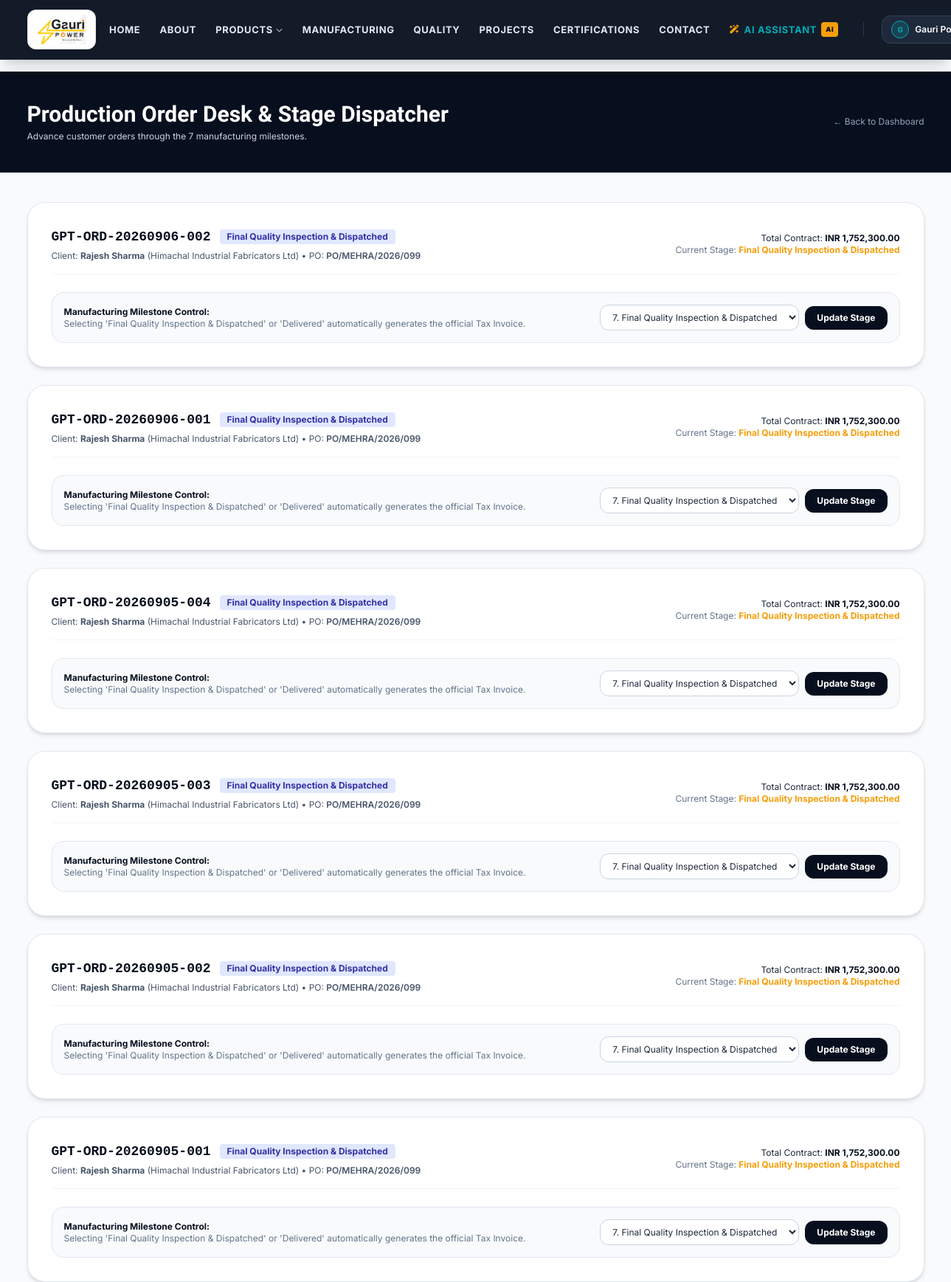
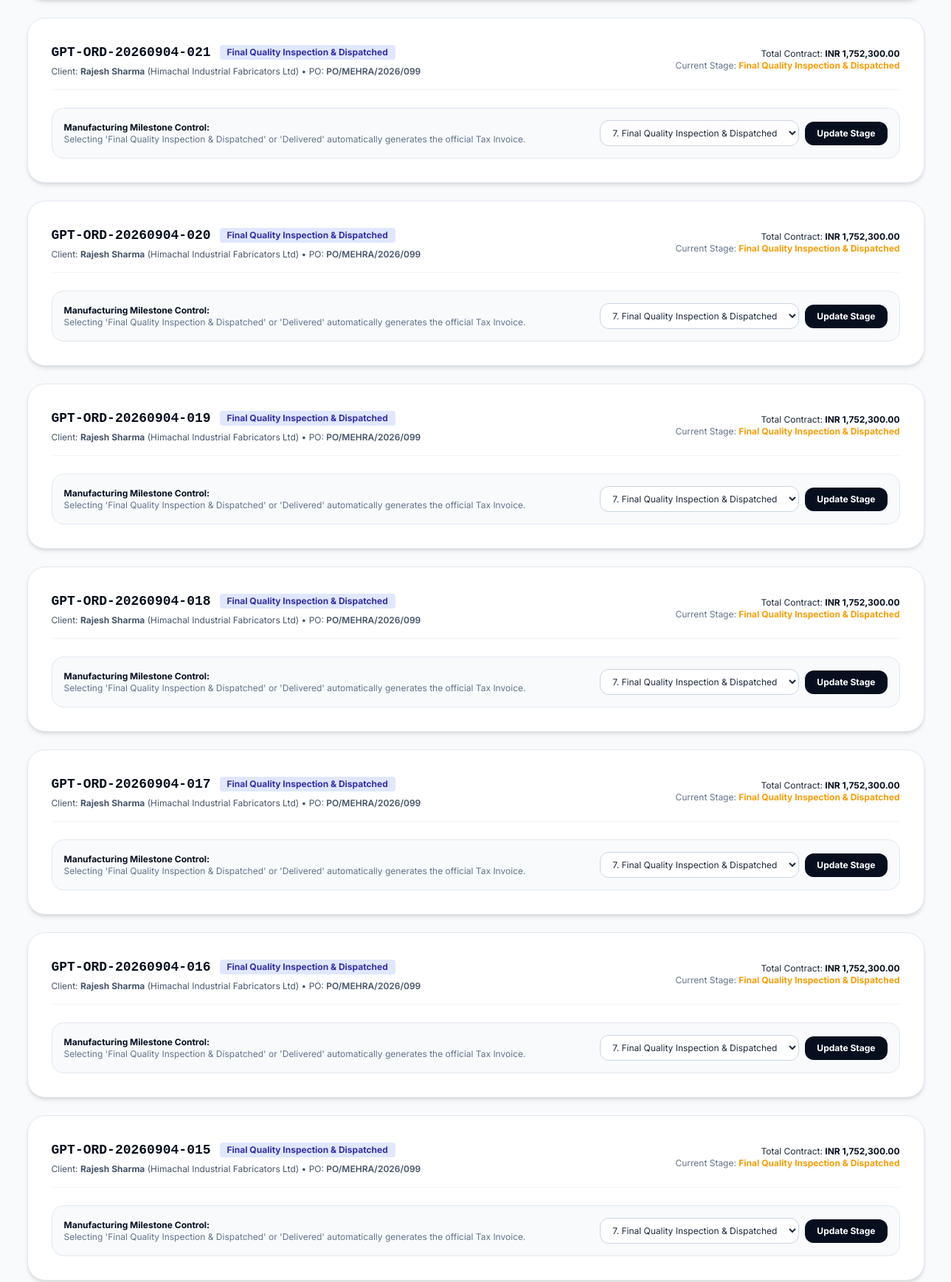
Screenshot of /internal/orders (signed in, upper part) with the database file from the repository (2 pictures, top to bottom).
### models.py (models this page shows, shortened)
class User(UserMixin, db.Model):
    __tablename__ = 'users'
    id = db.Column(db.Integer, primary_key=True)
    name = db.Column(db.String(150), nullable=False)
    email = db.Column(db.String(150), unique=True, nullable=False, index=True)
    phone = db.Column(db.String(30), nullable=False)
    password_hash = db.Column(db.String(255), nullable=False)
    role = db.Column(db.String(30), nullable=False, default='end_customer') # 'dealer', 'end_customer', 'sales_staff', 'admin'
    is_active = db.Column(db.Boolean, default=True)
    created_at = db.Column(db.DateTime, default=lambda: datetime.now(timezone.utc))
    updated_at = db.Column(db.DateTime, default=lambda: datetime.now(timezone.utc), onupdate=lambda: datetime.now(timezone.utc))
    dealer_profile = db.relationship('DealerProfile', backref='user', uselist=False, cascade='all, delete-orphan')
    customer_profile = db.relationship('CustomerProfile', backref='user', uselist=False, cascade='all, delete-orphan')
    quotation_requests = db.relationship('QuotationRequest', backref='user', lazy='dynamic', cascade='all, delete-orphan')
    quotations = db.relationship('Quotation', backref='user', lazy='dynamic')
    orders = db.relationship('Order', backref='user', lazy='dynamic')
    invoices = db.relationship('Invoice', backref='user', lazy='dynamic')
    notifications = db.relationship('Notification', backref='user', lazy='dynamic', cascade='all, delete-orphan')
    @property
    def is_dealer(self):
        return self.role == 'dealer'
    @property
    def is_customer(self):
        return self.role == 'end_customer'
    @property
    def is_staff(self):
        return self.role in ('sales_staff', 'admin')
    @property
    def company_name(self):
        if self.is_dealer and self.dealer_profile:
            return self.dealer_profile.company_name
        elif self.is_customer and self.customer_profile:
            return self.customer_profile.company_name
        return ''

class Order(db.Model):
    __tablename__ = 'orders'
    id = db.Column(db.Integer, primary_key=True)
    order_number = db.Column(db.String(50), unique=True, nullable=False, index=True)
    quotation_id = db.Column(db.Integer, db.ForeignKey('quotations.id'), nullable=False)
    user_id = db.Column(db.Integer, db.ForeignKey('users.id'), nullable=False)
    status = db.Column(db.String(50), default='Order Confirmed', nullable=False)
    transformer_model = db.Column(db.String(200), nullable=False)
    capacity = db.Column(db.String(100), nullable=False)
    total_amount = db.Column(db.Float, nullable=False)
    dispatch_location = db.Column(db.String(255), default='Ropar Manufacturing Works')
    carrier_details = db.Column(db.String(200), nullable=True)
    tracking_reference = db.Column(db.String(100), nullable=True)
    estimated_delivery = db.Column(db.String(100), nullable=True)
    created_at = db.Column(db.DateTime, default=lambda: datetime.now(timezone.utc))
    updated_at = db.Column(db.DateTime, default=lambda: datetime.now(timezone.utc), onupdate=lambda: datetime.now(timezone.utc))
    invoices = db.relationship('Invoice', backref='order', lazy='dynamic')
    @property
    def equipment_model(self):
        return self.transformer_model
    @property
    def production_stage(self):
        return self.status
    @property
    def po_number(self):
        return self.tracking_reference or 'PO-CONFIRMED'

class CustomerProfile(db.Model):
    __tablename__ = 'customer_profiles'
    id = db.Column(db.Integer, primary_key=True)
    user_id = db.Column(db.Integer, db.ForeignKey('users.id'), unique=True, nullable=False)
    company_name = db.Column(db.String(200), nullable=True)
    industry_type = db.Column(db.String(100), nullable=True)
    gst_number = db.Column(db.String(50), nullable=True)
    address_line = db.Column(db.String(255), nullable=False)
    city = db.Column(db.String(100), nullable=False)
    state = db.Column(db.String(100), nullable=False)
    postal_code = db.Column(db.String(30), nullable=False)
    country = db.Column(db.String(100), default='India')

### routes_internal.py (the view)
@internal_bp.route('/orders')
@staff_required
def order_list():
    orders = Order.query.order_by(Order.created_at.desc()).all()
    return render_template('internal/order_list.html', orders=orders)

### templates/internal/order_list.html (shortened to what this page needs)
{% extends 'base.html' %}
{% block content %}
<div class="bg-industrial-900 text-white py-10 border-b border-slate-800">
    <div class="max-w-7xl mx-auto px-4 sm:px-6 lg:px-8 flex justify-between items-center">
        <div>
            <h1 class="font-heading text-3xl font-extrabold text-white">Production Order Desk & Stage Dispatcher</h1>
            <p class="text-slate-300 text-xs mt-1">Advance customer orders through the 7 manufacturing milestones.</p>
        </div>
        <a href="{{ url_for('internal.dashboard') }}" class="text-xs text-slate-400 hover:text-white">&larr; Back to Dashboard</a>
    </div>
</div>
<div class="py-10 bg-slate-50 min-h-[80vh]">
    <div class="max-w-7xl mx-auto px-4 sm:px-6 lg:px-8 space-y-6">
        {% if orders %}
            {% for o in orders %}
            <div class="bg-white rounded-3xl p-6 sm:p-8 border border-slate-200 shadow-md space-y-6">
                <div class="flex flex-col sm:flex-row justify-between sm:items-center border-b border-slate-100 pb-4 gap-2">
                    <div>
                        <div class="flex items-center space-x-3">
                            <span class="font-mono text-lg font-bold text-industrial-900">{{ o.order_number }}</span>
                            <span class="px-2.5 py-0.5 rounded text-xs font-bold bg-indigo-100 text-indigo-800">
                                {{ o.status }}
                            </span>
                        </div>
                        <p class="text-xs text-slate-600 mt-1">
                            Client: <b>{{ o.user.name }}</b> ({{ o.user.company_name or 'Direct' }}) • PO: <span class="font-semibold">{{ o.po_number or 'Confirmed' }}</span>
                        </p>
                    </div>
                    <div class="text-left sm:text-right text-xs">
                        <p>Total Contract: <b class="text-industrial-900 font-bold">INR {{ "{:,.2f}".format(o.total_amount) }}</b></p>
                        <p class="text-slate-500">Current Stage: <b class="text-power-amber">{{ o.production_stage }}</b></p>
                    </div>
                </div>
                <div class="bg-industrial-50 p-4 rounded-2xl border border-slate-200 flex flex-col sm:flex-row sm:items-center justify-between gap-4">
                    <div class="text-xs">
                        <span class="font-bold text-industrial-900 block">Manufacturing Milestone Control:</span>
                        <span class="text-slate-500">Selecting 'Final Quality Inspection & Dispatched' or 'Delivered' automatically generates the official Tax Invoice.</span>
                    </div>
                    <form method="POST" action="{{ url_for('internal.update_order_stage', order_number=o.order_number) }}" class="flex items-center space-x-2">
                        <select name="production_stage" class="px-3 py-2 rounded-xl border border-slate-300 text-xs bg-white focus:outline-none focus:border-power-amber">
                            <option value="Final Quality Inspection & Dispatched" {% if o.production_stage == 'Final Quality Inspection & Dispatched' %}selected{% endif %}>7. Final Quality Inspection & Dispatched</option>
                        </select>
                        <button type="submit" class="px-4 py-2 bg-industrial-900 text-white rounded-xl text-xs font-bold hover:bg-industrial-800">
                            Update Stage
                        </button>
                    </form>
                </div>
            </div>
            {% endfor %}
        {% endif %}
    </div>
</div>
{% endblock %}

### templates/base.html (shortened to what this page needs)
<!DOCTYPE html>
<html lang="en" class="scroll-smooth">
<head>
    <script src="https://cdn.tailwindcss.com"></script>
    <link rel="stylesheet" href="https://cdnjs.cloudflare.com/ajax/libs/font-awesome/6.5.1/css/all.min.css">
</head>
<body class="bg-industrial-50 text-slate-800 font-sans min-h-screen flex flex-col antialiased selection:bg-electric-cyan selection:text-white">
    <header class="sticky top-0 z-50 bg-industrial-900/95 backdrop-blur-md border-b border-slate-800 shadow-xl">
        <div class="max-w-7xl mx-auto px-4 sm:px-6 lg:px-8">
            <div class="flex items-center justify-between h-20 gap-2">
                <a href="{{ url_for('public.home') }}" class="flex items-center space-x-3 group flex-shrink-0">
                    <div class="bg-white px-3 py-1.5 rounded-xl shadow-md border border-slate-200/80 flex items-center justify-center transition-all duration-300 group-hover:shadow-lg group-hover:scale-[1.02]">
                        <img src="{{ url_for('static', filename='images/logo.png') }}" alt="Gauri Power" class="h-10 w-auto object-contain">
                    </div>
                </a>
                <div class="hidden lg:flex items-center space-x-4 xl:space-x-6 flex-shrink-0">
                    {% set current_ep = request.endpoint %}
                    <nav class="flex items-center space-x-1 xl:space-x-1.5">
                        <a href="{{ url_for('public.home') }}" class="px-2.5 py-1.5 text-xs xl:text-[13px] font-bold uppercase tracking-wider rounded-lg transition-all whitespace-nowrap {% if current_ep == 'public.home' %}bg-electric-cyan text-industrial-950 shadow-md ring-1 ring-cyan-300 font-black flex items-center{% else %}text-slate-200 hover:text-white hover:bg-slate-800{% endif %}">
                            {% if current_ep == 'public.home' %}<span class="w-1.5 h-1.5 rounded-full bg-industrial-950 mr-1.5 inline-block"></span>{% endif %}Home
                        </a>
                        <a href="{{ url_for('public.about') }}" class="px-2.5 py-1.5 text-xs xl:text-[13px] font-bold uppercase tracking-wider rounded-lg transition-all whitespace-nowrap {% if current_ep == 'public.about' %}bg-electric-cyan text-industrial-950 shadow-md ring-1 ring-cyan-300 font-black flex items-center{% else %}text-slate-200 hover:text-white hover:bg-slate-800{% endif %}">
                            {% if current_ep == 'public.about' %}<span class="w-1.5 h-1.5 rounded-full bg-industrial-950 mr-1.5 inline-block"></span>{% endif %}About
                        </a>
                        <div class="relative group">
                            <a href="{{ url_for('public.products') }}" class="px-2.5 py-1.5 text-xs xl:text-[13px] font-bold uppercase tracking-wider rounded-lg transition-all whitespace-nowrap flex items-center {% if current_ep in ['public.products', 'public.product_detail'] %}bg-electric-cyan text-industrial-950 shadow-md ring-1 ring-cyan-300 font-black{% else %}text-slate-200 hover:text-white hover:bg-slate-800{% endif %}">
                                {% if current_ep in ['public.products', 'public.product_detail'] %}<span class="w-1.5 h-1.5 rounded-full bg-industrial-950 mr-1.5 inline-block"></span>{% endif %}Products
                                <i class="fa-solid fa-chevron-down ml-1 text-[9px] opacity-70"></i>
                            </a>
                        </div>
                        <a href="{{ url_for('public.manufacturing') }}" class="px-2.5 py-1.5 text-xs xl:text-[13px] font-bold uppercase tracking-wider rounded-lg transition-all whitespace-nowrap {% if current_ep == 'public.manufacturing' %}bg-electric-cyan text-industrial-950 shadow-md ring-1 ring-cyan-300 font-black flex items-center{% else %}text-slate-200 hover:text-white hover:bg-slate-800{% endif %}">
                            {% if current_ep == 'public.manufacturing' %}<span class="w-1.5 h-1.5 rounded-full bg-industrial-950 mr-1.5 inline-block"></span>{% endif %}Manufacturing
                        </a>
                        <a href="{{ url_for('public.quality') }}" class="px-2.5 py-1.5 text-xs xl:text-[13px] font-bold uppercase tracking-wider rounded-lg transition-all whitespace-nowrap {% if current_ep == 'public.quality' %}bg-electric-cyan text-industrial-950 shadow-md ring-1 ring-cyan-300 font-black flex items-center{% else %}text-slate-200 hover:text-white hover:bg-slate-800{% endif %}">
                            {% if current_ep == 'public.quality' %}<span class="w-1.5 h-1.5 rounded-full bg-industrial-950 mr-1.5 inline-block"></span>{% endif %}Quality
                        </a>
                        <a href="{{ url_for('public.projects') }}" class="px-2.5 py-1.5 text-xs xl:text-[13px] font-bold uppercase tracking-wider rounded-lg transition-all whitespace-nowrap {% if current_ep == 'public.projects' %}bg-electric-cyan text-industrial-950 shadow-md ring-1 ring-cyan-300 font-black flex items-center{% else %}text-slate-200 hover:text-white hover:bg-slate-800{% endif %}">
                            {% if current_ep == 'public.projects' %}<span class="w-1.5 h-1.5 rounded-full bg-industrial-950 mr-1.5 inline-block"></span>{% endif %}Projects
                        </a>
                        <a href="{{ url_for('public.certifications') }}" class="px-2.5 py-1.5 text-xs xl:text-[13px] font-bold uppercase tracking-wider rounded-lg transition-all whitespace-nowrap {% if current_ep == 'public.certifications' %}bg-electric-cyan text-industrial-950 shadow-md ring-1 ring-cyan-300 font-black flex items-center{% else %}text-slate-200 hover:text-white hover:bg-slate-800{% endif %}">
                            {% if current_ep == 'public.certifications' %}<span class="w-1.5 h-1.5 rounded-full bg-industrial-950 mr-1.5 inline-block"></span>{% endif %}Certifications
                        </a>
                        <a href="{{ url_for('public.contact') }}" class="px-2.5 py-1.5 text-xs xl:text-[13px] font-bold uppercase tracking-wider rounded-lg transition-all whitespace-nowrap {% if current_ep == 'public.contact' %}bg-electric-cyan text-industrial-950 shadow-md ring-1 ring-cyan-300 font-black flex items-center{% else %}text-slate-200 hover:text-white hover:bg-slate-800{% endif %}">
                            {% if current_ep == 'public.contact' %}<span class="w-1.5 h-1.5 rounded-full bg-industrial-950 mr-1.5 inline-block"></span>{% endif %}Contact
                        </a>
                        <a href="{{ url_for('public.ai_assistant') }}" class="px-2.5 py-1.5 text-xs xl:text-[13px] font-bold uppercase tracking-wider rounded-lg transition-all whitespace-nowrap flex items-center {% if current_ep == 'public.ai_assistant' %}bg-power-amber text-industrial-950 shadow-md ring-1 ring-amber-300 font-black{% else %}text-electric-cyan hover:text-white hover:bg-slate-800{% endif %}">
                            <i class="fa-solid fa-wand-magic-sparkles mr-1.5 {% if current_ep == 'public.ai_assistant' %}text-industrial-950{% else %}text-power-amber animate-pulse{% endif %} text-xs"></i>
                            <span>AI Assistant</span>
                            <span class="ml-1.5 px-1.5 py-0.5 {% if current_ep == 'public.ai_assistant' %}bg-industrial-950 text-power-amber{% else %}bg-power-amber text-industrial-950{% endif %} text-[9px] font-black rounded uppercase">AI</span>
                        </a>
                    </nav>
                    <div class="flex items-center space-x-2">
                        {% if current_user.is_authenticated %}
                            <div class="relative group" id="userMenuContainer">
                                <button class="flex items-center space-x-2 bg-slate-800 hover:bg-slate-700 text-white px-3 py-1.5 rounded-xl text-xs font-semibold border border-slate-700 transition-colors">
                                    <div class="w-6 h-6 rounded-full bg-electric-cyan/20 border border-electric-cyan flex items-center justify-center text-electric-cyan text-[10px] font-bold">
                                        {{ current_user.name[:1] | upper }}
                                    </div>
                                    <span class="max-w-[100px] truncate">{{ current_user.name }}</span>
                                </button>
                            </div>
                        {% endif %}
                    </div>
                </div>
            </div>
        </div>
        {% set current_ep = request.endpoint %}
    </header>
    <main class="flex-grow">
        {% block content %}{% endblock %}
    </main>
</body>
</html>

### rows the page displays
User: name "G", name "Gauri Power A…"
Order: order_number "GPT-ORD-20260906-002", status "Final Quality Inspection & Dispatched", user.name "Rajesh Sharma", user "Himachal Industrial Fabricators Ltd", tracking_reference "PO/MEHRA/2026/099", total_amount "1,752,300.00", production_stage "Final Quality Inspection & Dispatched", production_stage "7. Final Quality Inspection & Dispatched"
Order: order_number "GPT-ORD-20260906-001", status "Final Quality Inspection & Dispatched", user.name "Rajesh Sharma", user "Himachal Industrial Fabricators Ltd", tracking_reference "PO/MEHRA/2026/099", total_amount "1,752,300.00", production_stage "Final Quality Inspection & Dispatched", production_stage "7. Final Quality Inspection & Dispatched"
Order: order_number "GPT-ORD-20260905-004", status "Final Quality Inspection & Dispatched", user.name "Rajesh Sharma", user "Himachal Industrial Fabricators Ltd", tracking_reference "PO/MEHRA/2026/099", total_amount "1,752,300.00", production_stage "Final Quality Inspection & Dispatched", production_stage "7. Final Quality Inspection & Dispatched"
Order: order_number "GPT-ORD-20260905-003", status "Final Quality Inspection & Dispatched", user.name "Rajesh Sharma", user "Himachal Industrial Fabricators Ltd", tracking_reference "PO/MEHRA/2026/099", total_amount "1,752,300.00", production_stage "Final Quality Inspection & Dispatched", production_stage "7. Final Quality Inspection & Dispatched"
Order: order_number "GPT-ORD-20260905-002", status "Final Quality Inspection & Dispatched", user.name "Rajesh Sharma", user "Himachal Industrial Fabricators Ltd", tracking_reference "PO/MEHRA/2026/099", total_amount "1,752,300.00", production_stage "Final Quality Inspection & Dispatched", production_stage "7. Final Quality Inspection & Dispatched"
Order: order_number "GPT-ORD-20260905-001", status "Final Quality Inspection & Dispatched", user.name "Rajesh Sharma", user "Himachal Industrial Fabricators Ltd", tracking_reference "PO/MEHRA/2026/099", total_amount "1,752,300.00", production_stage "Final Quality Inspection & Dispatched", production_stage "7. Final Quality Inspection & Dispatched"
Order: order_number "GPT-ORD-20260904-021", status "Final Quality Inspection & Dispatched", user.name "Rajesh Sharma", user "Himachal Industrial Fabricators Ltd", tracking_reference "PO/MEHRA/2026/099", total_amount "1,752,300.00", production_stage "Final Quality Inspection & Dispatched", production_stage "7. Final Quality Inspection & Dispatched"
Order: order_number "GPT-ORD-20260904-020", status "Final Quality Inspection & Dispatched", user.name "Rajesh Sharma", user "Himachal Industrial Fabricators Ltd", tracking_reference "PO/MEHRA/2026/099", total_amount "1,752,300.00", production_stage "Final Quality Inspection & Dispatched", production_stage "7. Final Quality Inspection & Dispatched"
Order: order_number "GPT-ORD-20260904-019", status "Final Quality Inspection & Dispatched", user.name "Rajesh Sharma", user "Himachal Industrial Fabricators Ltd", tracking_reference "PO/MEHRA/2026/099", total_amount "1,752,300.00", production_stage "Final Quality Inspection & Dispatched", production_stage "7. Final Quality Inspection & Dispatched"
Order: order_number "GPT-ORD-20260904-018", status "Final Quality Inspection & Dispatched", user.name "Rajesh Sharma", user "Himachal Industrial Fabricators Ltd", tracking_reference "PO/MEHRA/2026/099", total_amount "1,752,300.00", production_stage "Final Quality Inspection & Dispatched", production_stage "7. Final Quality Inspection & Dispatched"
Order: order_number "GPT-ORD-20260904-017", status "Final Quality Inspection & Dispatched", user.name "Rajesh Sharma", user "Himachal Industrial Fabricators Ltd", tracking_reference "PO/MEHRA/2026/099", total_amount "1,752,300.00", production_stage "Final Quality Inspection & Dispatched", production_stage "7. Final Quality Inspection & Dispatched"
Order: order_number "GPT-ORD-20260904-016", status "Final Quality Inspection & Dispatched", user.name "Rajesh Sharma", user "Himachal Industrial Fabricators Ltd", tracking_reference "PO/MEHRA/2026/099", total_amount "1,752,300.00", production_stage "Final Quality Inspection & Dispatched", production_stage "7. Final Quality Inspection & Dispatched"
Order: order_number "GPT-ORD-20260904-015", status "Final Quality Inspection & Dispatched", user.name "Rajesh Sharma", user "Himachal Industrial Fabricators Ltd", tracking_reference "PO/MEHRA/2026/099", total_amount "1,752,300.00", production_stage "Final Quality Inspection & Dispatched", production_stage "7. Final Quality Inspection & Dispatched"
